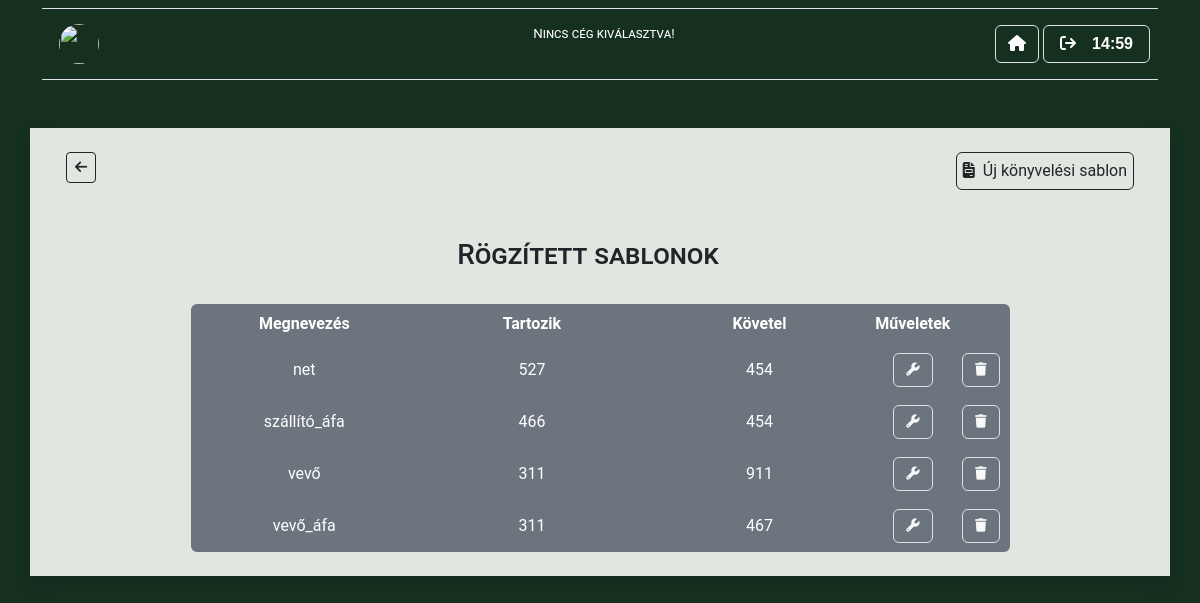
Screenshot of /php/ksablon.php (signed in) with the database file from the repository.
### tables this page shows
CREATE TABLE `sablon` (
  `megnevezes` varchar(150) NOT NULL,
  `tartozik` int(11) NOT NULL,
  `kovetel` int(11) NOT NULL,
  `felhasznalo_id` int(11) NOT NULL
);

### php/oop/Connection.php (called while the page is built, shortened)
<?php
class Connection
{
    protected $host = "localhost";
    protected $dbname = "novabooks";
    protected $user = "root";
    protected $pass = "";
    protected $DBH;
    function __construct(){
        try {
            $this->DBH = new \PDO("mysql:host=$this->host;dbname=$this->dbname", $this->user, $this->pass);
        } catch (\PDOException $e) {
            echo $e->getMessage();
        }
    }
    public function getData($sql, $params = []) {
        try {
            $query = $this->DBH->prepare($sql);
            $query->execute($params);
            return $query->fetchAll(\PDO::FETCH_ASSOC);
        } catch (\PDOException $e) {
            die("Hiba az adat lekérdezésekor: " . $e->getMessage());
        }
    }
}

### php/ksablon.php (the view, shortened to what this page needs)
<?php
require('oop/Connection.php');
$connection = new Connection();
$sablonlista = $connection->getData("SELECT megnevezes, tartozik, kovetel FROM sablon");
?>
<!DOCTYPE html>
<html lang="en">
<head>
    <link href="https://cdn.jsdelivr.net/npm/bootstrap@5.3.2/dist/css/bootstrap.min.css" rel="stylesheet">
    <link rel="stylesheet" href="../style.css">
</head>
<body>
    <?php include('navbar.php') ?>
    <div id="" class="container mx-auto m-5 shadow" style="background-color: rgba(225, 230, 224);">
        <div class="p-4">
            <div class="row listainput">
                <div class="col">
                    <a href="homepage.php" class="btn btn-outline-dark btn-sm mb-2"><i class="fa-solid fa-arrow-left"></i></a>
                </div>
                <div class="col-10">
                    <button type="button" class="btn btn-outline-dark mb-3 float-end" style="padding:6px;" data-bs-toggle="modal" data-bs-target="#staticBackdrop">
                        <i class="fa-solid fa-file-invoice me-1"></i> Új könyvelési sablon
                    </button>
                </div>
                <div class="row">
                    <div class="col mx-auto text-center pt-3 mt-3 mb-4">
                        <h3>Rögzített sablonok</h3>
                    </div>
                </div>
                <div id="columnChange" class="mx-auto w-75">
                    <div class="row">
                        <table class="rounded" style="background-color: rgb(108, 117, 125); color:white">
                            <thead class="text-center">
                                <th class="pb-2 pt-2">Megnevezés</th>
                                <th class="pb-2 pt-2">Tartozik</th>
                                <th class="pb-2 pt-2">Követel</th>
                                <th class="pb-2 pt-2">Műveletek</th>
                            </thead>
                            <tbody class="text-center">
                                <?php foreach ($sablonlista as $sablonok) : ?>
                                    <tr>
                                        <td class="text-center">
                                            <input type="text" class="border-0 text-center" name="megnevezes" id="megnevezes-<?= $sablonok["megnevezes"] ?>" value="<?= $sablonok["megnevezes"] ?>" disabled>
                                        </td>
                                        <td class="text-center">
                                            <input type="text" class="border-0 text-center" name="tartozik" id="tartozik-<?= $sablonok["megnevezes"] ?>" value="<?= $sablonok["tartozik"] ?>" disabled>
                                        </td>
                                        <td class="text-center">
                                            <input type="text" class="border-0 text-center" name="kovetel" id="kovetel-<?= $sablonok["megnevezes"] ?>" value="<?= $sablonok["kovetel"] ?>" disabled>
                                        </td>
                                        <td><button class="btn btn-outline-light border m-2" style="font-size: smaller;" id="szerkeszt-<?= $sablonok["megnevezes"] ?>" onclick="editKonyvelesitetelSablon(this.id)"><i class="fa-solid fa-wrench"></i></button></td>
                                        <td><button class="btn btn-outline-light border m-2" style="font-size: smaller;" id="torol-<?= $sablonok["megnevezes"] ?>" onclick="editKonyvelesitetelSablon(this.id)"><i class="fa-solid fa-trash"></i></button></td>
                                    </tr>
                                <?php endforeach; ?>
                            </tbody>
                        </table>
                    </div>
                </div>
            </div>
        </div>
    </div>
</body>
</html>

### style.css (style rules this page uses)
body { background-color: #163020 !important; background-repeat: no-repeat; background-attachment: fixed; background-size: cover; font-family: "Roboto", sans-serif; font-weight: 400; font-style: normal; }
h2, h3, h4, h5 { font-variant: small-caps; }
input[type=text] { border: 1px solid rgb(0, 77, 19); width: 400px; margin: auto; }
.listainput input[type=text] { border: none; width: auto; border: none; border-bottom: 1px solid greenyellow; background-color: rgb(108, 117, 125); color: white; padding: 0; }

### rows the page displays
sablon: megnevezes "net", tartozik "527", kovetel "454"
sablon: megnevezes "szállító_áfa", tartozik "466", kovetel "454"
sablon: megnevezes "vevő", tartozik "311", kovetel "911"
sablon: megnevezes "vevő_áfa", tartozik "311", kovetel "467"

### other values shown
$_SESSION["cegadoszam"] "Nincs cég kiválasztva!"
